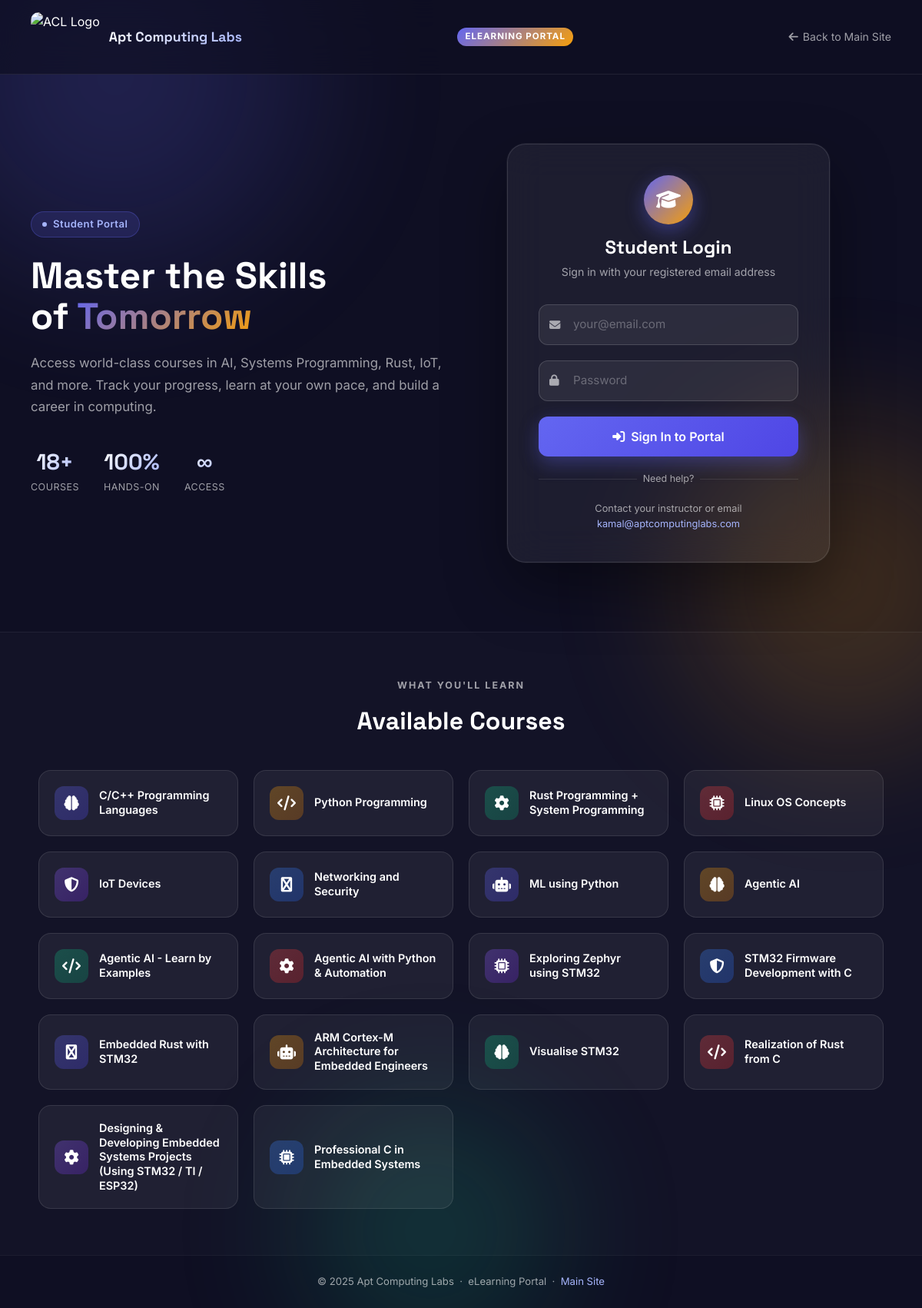
The page /elearning/ on the database its author committed.
### courses/models.py (models this page shows, shortened)
class Course(models.Model):
    title = models.CharField(max_length=200)
    slug = models.SlugField(max_length=200, unique=True)
    short_description = models.CharField(max_length=500, blank=True)
    description = models.TextField(blank=True)
    duration_weeks = models.PositiveIntegerField(default=0)
    duration_hours = models.PositiveIntegerField(default=0)
    skill_level = models.CharField(max_length=50, blank=True)
    technologies = models.CharField(max_length=200, blank=True, help_text="Comma separated list, e.g., 'Rust, Linux'")
    image = models.URLField(blank=True, null=True)
    fee = models.CharField(max_length=100, blank=True, help_text="e.g., '7000/- + GST'")
    timing = models.CharField(max_length=200, blank=True, help_text="e.g., 'Weekend course, 4:00pm to 5:00pm'")
    start_date = models.CharField(max_length=100, blank=True, help_text="e.g., '12th Sep 2026'")
    trainers = models.CharField(max_length=200, blank=True, help_text="e.g., 'Kamal Kumar Mukiri'")
    recordings_info = models.CharField(max_length=300, blank=True)
    materials_info = models.CharField(max_length=300, blank=True)
    prerequisites = models.CharField(max_length=300, blank=True)
    training_mode = models.CharField(max_length=100, blank=True, help_text="e.g., 'Online'")

### elearning/views.py (the view)
# urls.py: path('', views.landing, name='landing'),
def landing(request):
    if request.user.is_authenticated and hasattr(request.user, 'student_profile'):
        return redirect('elearning:dashboard')
    courses = Course.objects.all()
    return render(request, 'elearning/landing.html', {'courses': courses})

### templates/elearning/landing.html (shortened to what this page needs)
<!DOCTYPE html>
<html lang="en">
<head>
    <link href="https://cdn.jsdelivr.net/npm/bootstrap@5.1.3/dist/css/bootstrap.min.css" rel="stylesheet">
    <link rel="stylesheet" href="https://cdnjs.cloudflare.com/ajax/libs/font-awesome/6.4.0/css/all.min.css">
    {% load static %}
</head>
<body>
<div class="bg-orbs">
    <div class="orb orb-1"></div>
    <div class="orb orb-2"></div>
    <div class="orb orb-3"></div>
</div>
<div class="topbar">
    <a href="{% url 'home' %}" class="topbar-brand">
        <img src="{% static 'img/ACL_Logo.png' %}" alt="ACL Logo">
        <span>Apt Computing Labs</span>
    </a>
    <span class="topbar-badge">eLearning Portal</span>
    <a href="{% url 'home' %}" class="back-link">
        <i class="fas fa-arrow-left"></i> Back to Main Site
    </a>
</div>
<section class="hero">
    <div class="hero-left">
        <div class="hero-eyebrow">
            <span class="dot"></span>
            Student Portal
        </div>
        <h1 class="hero-title">
            Master the Skills<br>
            of <span class="highlight">Tomorrow</span>
        </h1>
        <p class="hero-subtitle">
            Access world-class courses in AI, Systems Programming, Rust, IoT, and more.
            Track your progress, learn at your own pace, and build a career in computing.
        </p>
        <div class="stats-row">
            <div class="stat-item">
                <div class="val">{{ courses|length }}+</div>
                <div class="lbl">Courses</div>
            </div>
            <div class="stat-item">
                <div class="val">100%</div>
                <div class="lbl">Hands-On</div>
            </div>
            <div class="stat-item">
                <div class="val">∞</div>
                <div class="lbl">Access</div>
            </div>
        </div>
    </div>
    <div class="hero-right">
        <div class="login-card">
            <div class="login-card-header">
                <div class="icon-ring"><i class="fas fa-graduation-cap"></i></div>
                <h2>Student Login</h2>
                <p>Sign in with your registered email address</p>
            </div>
            <form method="POST" action="{% url 'elearning:login' %}" id="loginForm">
                <div class="form-floating-custom">
                    <i class="fas fa-envelope field-icon"></i>
                    <input
                        type="email"
                        name="email"
                        id="emailInput"
                        placeholder="your@email.com"
                        required
                        autocomplete="email"
                    >
                </div>
                <div class="form-floating-custom">
                    <i class="fas fa-lock field-icon"></i>
                    <input
                        type="password"
                        name="password"
                        id="passwordInput"
                        placeholder="Password"
                        required
                        autocomplete="current-password"
                    >
                </div>
                <button type="submit" class="btn-login" id="loginBtn">
                    <i class="fas fa-sign-in-alt"></i>
                    Sign In to Portal
                </button>
            </form>
            <div class="divider-text">Need help?</div>
            <div class="help-text">
                Contact your instructor or email
                <a href="mailto:kamal@aptcomputinglabs.com">kamal@aptcomputinglabs.com</a>
            </div>
        </div>
    </div>
</section>
{% if courses %}
<section class="courses-strip">
    <div class="section-label">What You'll Learn</div>
    <div class="section-title">Available Courses</div>
    <div class="courses-grid">
        {% for course in courses %}
        <div class="course-pill">
            <div class="course-pill-icon" style="background: linear-gradient(135deg,
                {% cycle 'rgba(99,102,241,0.3), rgba(79,70,229,0.3)' 'rgba(245,158,11,0.3), rgba(217,119,6,0.3)' 'rgba(16,185,129,0.3), rgba(5,150,105,0.3)' 'rgba(239,68,68,0.3), rgba(220,38,38,0.3)' 'rgba(139,92,246,0.3), rgba(109,40,217,0.3)' 'rgba(59,130,246,0.3), rgba(37,99,235,0.3)' %}
            );">
                <i class="fas {% cycle 'fa-brain' 'fa-code' 'fa-cog' 'fa-microchip' 'fa-shield-alt' 'fa-python' 'fa-robot' %}"></i>
            </div>
            <div class="course-pill-name">{{ course.title }}</div>
        </div>
        {% endfor %}
    </div>
</section>
{% endif %}
<div class="portal-footer">
    &copy; 2025 Apt Computing Labs &nbsp;·&nbsp; eLearning Portal &nbsp;·&nbsp;
    <a href="{% url 'home' %}" style="color: #a5b4fc; text-decoration: none;">Main Site</a>
</div>
</body>
</html>

### rows shown on the page
Course: title "C/C++ Programming Languages"
Course: title "Python Programming"
Course: title "Rust Programming + System Programming"
Course: title "Linux OS Concepts"
Course: title "IoT Devices"
Course: title "Networking and Security"
Course: title "ML using Python"
Course: title "Agentic AI"
Course: title "Agentic AI - Learn by Examples"
Course: title "Agentic AI with Python & Automation"
Course: title "Exploring Zephyr using STM32"
Course: title "STM32 Firmware Development with C"
Course: title "Embedded Rust with STM32"
Course: title "ARM Cortex-M Architecture for Embedded Engineers"
Course: title "Visualise STM32"
Course: title "Realization of Rust from C"
Course: title "Designing & Developing Embedded Systems Projects (Using STM32 / TI / ESP32)"
Course: title "Professional C in Embedded Systems"

### other values the page prints
{{ courses|length }} "18"
